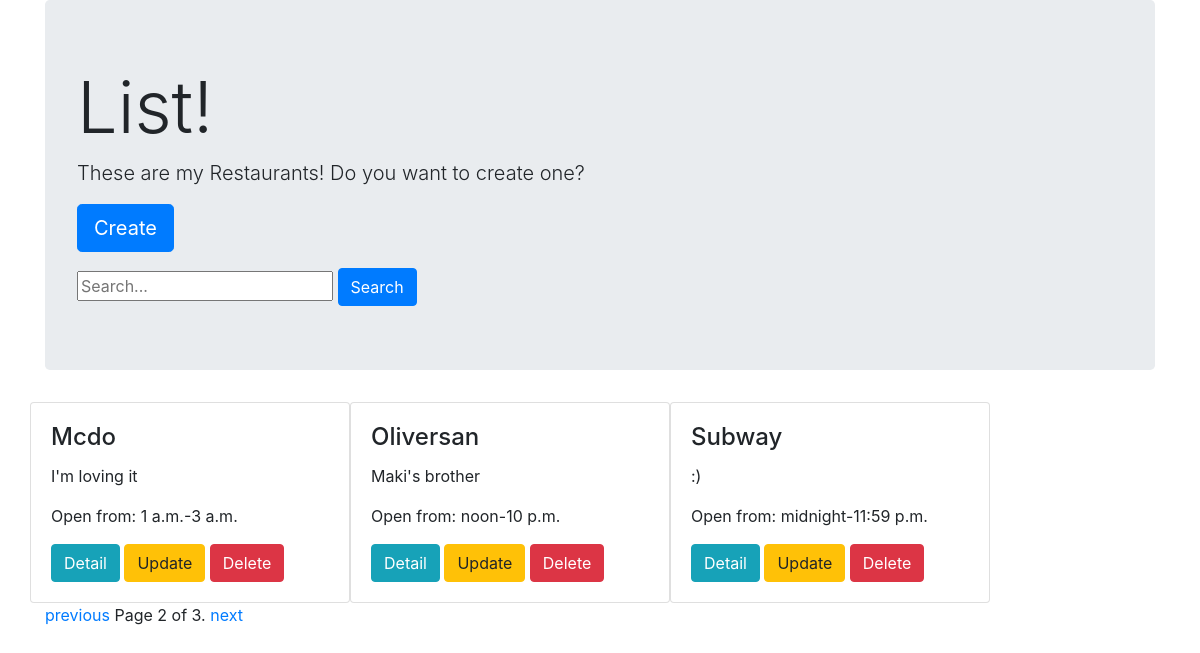
/restaurants/list/?page=2&q=, run on the app's committed database.
### restaurants/models.py (models this page shows, shortened)
class Restaurant(models.Model):
	name = models.CharField(max_length=225, unique=True)
	slug = models.SlugField(blank=True)
	description = models.TextField()
	opening_time = models.TimeField()
	closing_time = models.TimeField()
	logo = models.ImageField(null=True, blank=True, upload_to="logos")
	class Meta:
		ordering = ['name']

### restaurants/views.py (the view)
def restaurant_list(request):
    restaurants = Restaurant.objects.all()
    query = request.GET.get("q")
    if query:
        restaurants = restaurants.filter(name__icontains=query)
    paginator = Paginator(restaurants,3)
    page = request.GET.get('page')
    try:
        objects = paginator.page(page)
    except PageNotAnInteger:
        objects = paginator.page(1)
    except EmptyPage:
        objects = paginator.page(paginator.num_pages)
    context = {
    'items': objects
    }
    return render(request, 'restaurant_list.html', context)

### restaurants/templates/restaurant_list.html (shortened to what this page needs)
{% extends "base.html" %}
{% block content %}
<div class="jumbotron">
  <h1 class="display-3">List!</h1>
  <p class="lead">These are my Restaurants! Do you want to create one?</p>
  <p class="lead">
    <a class="btn btn-primary btn-lg" href="{% url 'restaurant_create' %}" role="button">Create</a>
  </p>
  <form action="" method="GET">
    <input type="text" name='q' placeholder="Search..." value="{{request.GET.q}}">
    <input class="btn btn-primary" type="submit" value="Search">
  </form>
</div>
<div class="row">
{% for item in items %}
	<div class="card" style="width: 20rem;">
  		<div class="card-body">
    		<h4 class="card-title">{{item.name}}</h4>
   			<p class="card-text">{{item.description}}</p>
        <p class="card-text">Open from: {{item.opening_time}}-{{item.closing_time}}</p>
   			<a href="{% url 'restaurant_detail' restaurant_slug=item.slug %}" class="btn btn-info">Detail</a>
   			<a href="{% url 'restaurant_update' restaurant_slug=item.slug %}" class="btn btn-warning">Update</a>
    		<a href="{% url 'restaurant_delete' restaurant_slug=item.slug %}" class="btn btn-danger">Delete</a>
  		</div>
	</div>
{% endfor %}
</div>
  <div class="pagination">
    <span class="step-links">
        {% if items.has_previous %}
            <a href="?page={{ items.previous_page_number }}&q={{request.GET.q}}">previous</a>
        {% endif %}
        <span class="current">
            Page {{ items.number }} of {{ items.paginator.num_pages }}.
        </span>
        {% if items.has_next %}
            <a href="?page={{ items.next_page_number }}&q={{request.GET.q}}">next</a>
        {% endif %}
    </span>
  </div>
{% endblock content %}

### data on the page
Restaurant: name "Mcdo", description "I'm loving it", opening_time "1 a.m.", closing_time "3 a.m."
Restaurant: name "Oliversan", description "Maki's brother", opening_time "noon", closing_time "10 p.m."
Restaurant: name "Subway", description ":)", opening_time "midnight", closing_time "11:59 p.m."

### other printed values
{{ items.number }} "2"
{{ items.paginator.num_pages }} "3"
